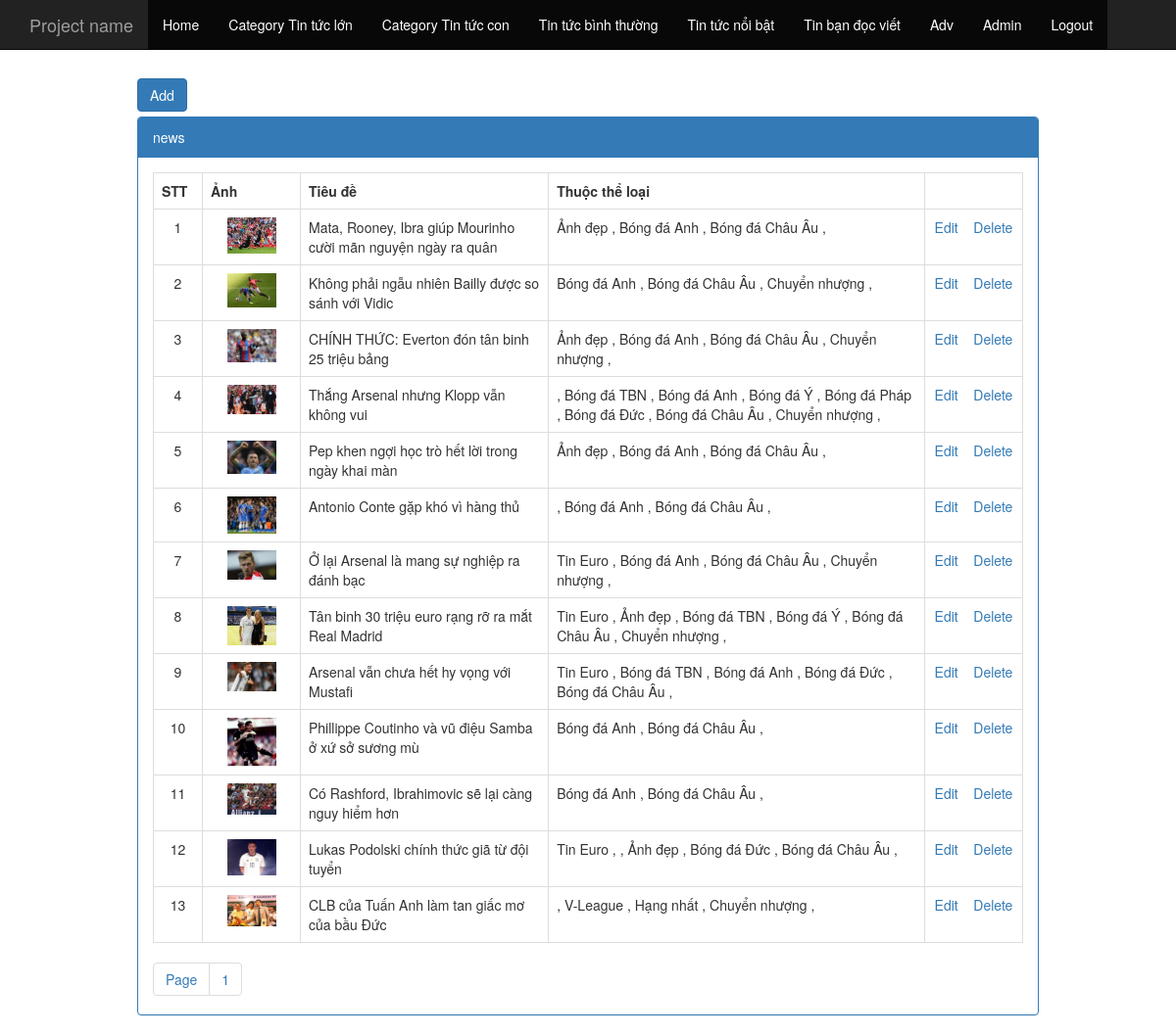
Page /admin/index.php?controller=news (signed in) on the committed database.
### tables this page shows
CREATE TABLE `tbl_news` (
  `pk_news_id` int(11) NOT NULL,
  `c_img` varchar(200) NOT NULL,
  `c_name` varchar(200) NOT NULL,
  `c_content` text NOT NULL,
  `c_category` text NOT NULL
);

CREATE TABLE `tbl_category_news_child` (
  `pk_category_news_child_id` int(11) NOT NULL,
  `pk_category_news_parent_id` int(11) NOT NULL,
  `c_name` varchar(300) NOT NULL
);

### admin/controller/controller_news.php (called while the page is built, shortened)
<?php
	$so_ban_ghi_tren_trang = 20;
	$tong_so_ban_ghi = num_rows("select pk_news_id from tbl_news");
	$so_trang = ceil($tong_so_ban_ghi/$so_ban_ghi_tren_trang);
	$tu_ban_ghi = isset($_GET["p"])? (($_GET["p"]-1)*$so_ban_ghi_tren_trang):0;
	$arr = fetch("select * from tbl_news order by pk_news_id desc limit $tu_ban_ghi,$so_ban_ghi_tren_trang");
	$arr_category = fetch("select * from tbl_category_news_child");
	include "view/view_news.php";
?>

### admin/model/model.php (called while the page is built, shortened)
<?php
	function fetch($sql){
		global $con;
		$result = mysqli_query($con,$sql);
		$arr = array();
		while ($row = mysqli_fetch_array($result))
			$arr[] = $row;
		return $arr;
	}
	function fetch_one($sql){
		global $con;
		$result = mysqli_query($con,$sql);
		$rows = mysqli_fetch_array($result);
		return $rows;
	}
	function num_rows($sql){
		global $con;
		$result = mysqli_query($con,$sql);
		return mysqli_num_rows($result);
	}
?>

### admin/view/view_news.php (the view, shortened to what this page needs)
<div class="col-md-10 col-xs-offset-1">
	<div style="margin-bottom:5px;">
		<a href="index.php?controller=add_edit_news&act=add" class="btn btn-primary">Add</a>
	</div>
	<div class="panel panel-primary">
		<div class="panel-heading">news</div>
		<div class="panel-body">
			<table cellpadding="5" class="table table-hover table-bordered">
				<tr>
					<th style="width:50px">STT</th>
					<th style="width:100px">Ảnh</th>
					<th>Tiêu đề</th>
					<th>Thuộc thể loại</th>
					<th style="width:100px"></th>
				</tr>
				<?php
					$stt = 0;
					foreach ($arr as $rows) {
						$stt++;
				?>
				<tr>
					<td style="text-align:center"><?php echo $stt;  ?></td>
					<td style="text-align:center">
						<?php
							if (isset($rows["c_img"])){
						?>
						<img src="../<?php echo $rows["c_img"]; ?>" style="width:50px" >
						<?php } ?>
					</td>
					<td><?php echo $rows["c_name"]; ?></td>
					<td><?php
						$s = $rows["c_category"];
						$arr_string = explode(",", $s);
						foreach ($arr_string as $value) {
							if ($value!=""){
							$value = (int)$value;
							$a = fetch_one("select c_name from tbl_category_news_child where pk_category_news_child_id=$value");
							echo $a["c_name"] . " , ";}
						}
					?></td>
					<td style="text-align:center">
						<a href="index.php?controller=add_edit_news&act=edit&id=<?php echo $rows["pk_news_id"];?>">Edit</a>
						<a href="index.php?controller=news&act=delete&id=<?php echo $rows["pk_news_id"];?>" onclick="return window.confirm('Are you sure?');">Delete</a>
					</td>
				</tr>
				<?php } ?>
			</table>
		<ul class="pagination">
			<li>
				<a href="#">Page</a>
			</li>
			<?php
				for($i = 1; $i<= $so_trang; $i++)
				{
			?>
			<li>
				<a href="index.php?controller=news&p=<?php echo $i;?>"><?php echo $i;?></a>
			</li>
			<?php } ?>
		</ul>
		</div>
	</div>
</div>

### admin/view/view_news.php (style rules this page uses)
.pagination { padding: 0px; margin: 0px; }

### rows in the picture
tbl_news: c_img (picture), c_name "Mata, Rooney, Ibra giúp Mourinho cười mãn nguyện ngày ra quân"
tbl_category_news_child: c_name "Ảnh đẹp"
tbl_category_news_child: c_name "Bóng đá Anh"
tbl_category_news_child: c_name "Bóng đá Châu Âu"
tbl_news: c_img (picture), c_name "Không phải ngẫu nhiên Bailly được so sánh với Vidic"
tbl_category_news_child: c_name "Chuyển nhượng"
tbl_news: c_img (picture), c_name "CHÍNH THỨC: Everton đón tân binh 25 triệu bảng"
tbl_news: c_img (picture), c_name "Thắng Arsenal nhưng Klopp vẫn không vui"
tbl_category_news_child: c_name "Bóng đá TBN"
tbl_category_news_child: c_name "Bóng đá Ý"
tbl_category_news_child: c_name "Bóng đá Pháp"
tbl_category_news_child: c_name "Bóng đá Đức"
tbl_news: c_img (picture), c_name "Pep khen ngợi học trò hết lời trong ngày khai màn"
tbl_news: c_img (picture), c_name "Antonio Conte gặp khó vì hàng thủ"
tbl_news: c_img (picture), c_name "Ở lại Arsenal là mang sự nghiệp ra đánh bạc"
tbl_category_news_child: c_name "Tin Euro"
tbl_news: c_img (picture), c_name "Tân binh 30 triệu euro rạng rỡ ra mắt Real Madrid"
tbl_news: c_img (picture), c_name "Arsenal vẫn chưa hết hy vọng với Mustafi"
tbl_news: c_img (picture), c_name "Phillippe Coutinho và vũ điệu Samba ở xứ sở sương mù"
tbl_news: c_img (picture), c_name "Có Rashford, Ibrahimovic sẽ lại càng nguy hiểm hơn"
tbl_news: c_img (picture), c_name "Lukas Podolski chính thức giã từ đội tuyển"
tbl_news: c_img (picture), c_name "CLB của Tuấn Anh làm tan giấc mơ của bầu Đức"
tbl_category_news_child: c_name "V-League"
tbl_category_news_child: c_name "Hạng nhất"
